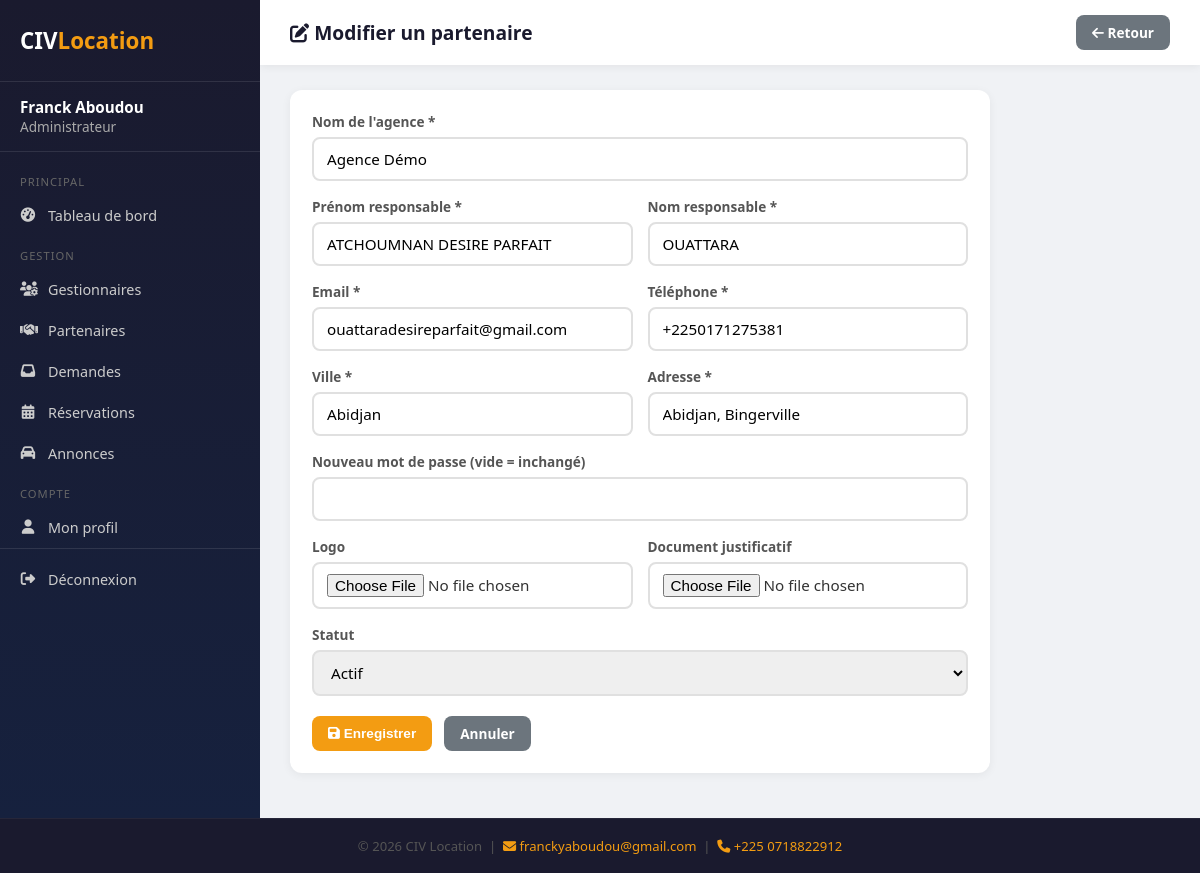
Screenshot of /gestion/partenaires/1/modifier/ (signed in) with the database file from the repository.
### gestion/models.py (models this page shows, shortened)
class UtilisateurInterne(models.Model):
    ROLE_CHOICES = [
        ('admin', 'Administrateur'),
        ('gestionnaire', 'Gestionnaire'),
    ]
    STATUT_CHOICES = [
        ('actif', 'Actif'),
        ('suspendu', 'Suspendu'),
    ]
    nom = models.CharField(max_length=100)
    prenom = models.CharField(max_length=100)
    email = models.EmailField(unique=True)
    mot_de_passe = models.CharField(max_length=255)
    telephone = models.CharField(max_length=20, blank=True)
    photo_profil = models.ImageField(upload_to='profils/', blank=True, null=True)
    role = models.CharField(max_length=20, choices=ROLE_CHOICES)
    statut = models.CharField(max_length=20, choices=STATUT_CHOICES, default='actif')
    derniere_connexion = models.DateTimeField(null=True, blank=True)
    date_creation = models.DateTimeField(default=timezone.now)
    class Meta:
        verbose_name = 'Utilisateur interne'
        verbose_name_plural = 'Utilisateurs internes'
        ordering = ['-date_creation']

### public/models.py (models this page shows, shortened)
class Partenaire(models.Model):
    STATUT_CHOICES = [
        ('en_attente', 'En attente'),
        ('actif', 'Actif'),
        ('suspendu', 'Suspendu'),
    ]
    nom_agence = models.CharField(max_length=200)
    nom_responsable = models.CharField(max_length=100)
    prenom_responsable = models.CharField(max_length=100)
    email = models.EmailField(unique=True)
    telephone = models.CharField(max_length=20)
    adresse = models.TextField()
    ville = models.CharField(max_length=100)
    logo = models.ImageField(upload_to='partenaires/logos/', blank=True, null=True)
    document_justificatif = models.FileField(upload_to='partenaires/documents/', blank=True, null=True)
    mot_de_passe = models.CharField(max_length=255)
    statut = models.CharField(max_length=20, choices=STATUT_CHOICES, default='en_attente')
    date_inscription = models.DateTimeField(default=timezone.now)
    derniere_connexion = models.DateTimeField(null=True, blank=True)
    class Meta:
        verbose_name = 'Partenaire'
        verbose_name_plural = 'Partenaires'
        ordering = ['-date_inscription']

### gestion/views.py (the view)
    def wrapper(request, *args, **kwargs):
        if not request.session.get('utilisateur_id'):
            return redirect('gestion_connexion')
        try:
            u = UtilisateurInterne.objects.get(pk=request.session['utilisateur_id'])
            if u.statut == 'suspendu' or u.role != 'admin':
                return redirect('gestion_connexion')
            request.utilisateur = u
        except UtilisateurInterne.DoesNotExist:
            request.session.flush()
            return redirect('gestion_connexion')
        return view_func(request, *args, **kwargs)

### gestion/views.py (called while the page is built, shortened)
def admin_required(view_func):
    def wrapper(request, *args, **kwargs):
        if not request.session.get('utilisateur_id'):
            return redirect('gestion_connexion')
        try:
            u = UtilisateurInterne.objects.get(pk=request.session['utilisateur_id'])
            if u.statut == 'suspendu' or u.role != 'admin':
                return redirect('gestion_connexion')
            request.utilisateur = u
        except UtilisateurInterne.DoesNotExist:
            request.session.flush()
            return redirect('gestion_connexion')
        return view_func(request, *args, **kwargs)
    return wrapper

@admin_required
def partenaire_modifier(request, pk):
    u = request.utilisateur
    p = get_object_or_404(Partenaire, pk=pk)
    erreur = None
    return render(request, 'gestion/admin/partenaire_form.html', {'utilisateur': u, 'partenaire': p, 'erreur': erreur})

### gestion/templates/gestion/admin/partenaire_form.html (shortened to what this page needs)
{% extends "gestion/base_admin.html" %}
{% block page_title %}<i class="fas fa-{% if partenaire %}edit{% else %}plus{% endif %}"></i> {% if partenaire %}Modifier{% else %}Créer{% endif %} un partenaire{% endblock %}
{% block topbar_right %}<a href="{% url 'gestion_partenaires' %}" class="btn btn-secondary"><i class="fas fa-arrow-left"></i> Retour</a>{% endblock %}
{% block content %}
    <div class="card" style="max-width:700px">
      <form method="post" enctype="multipart/form-data">
        <div class="form-groupe"><label>Nom de l'agence *</label><input type="text" name="nom_agence" value="{{ partenaire.nom_agence|default:'' }}" required></div>
        <div class="deux-cols">
          <div class="form-groupe"><label>Prénom responsable *</label><input type="text" name="prenom_responsable" value="{{ partenaire.prenom_responsable|default:'' }}" required></div>
          <div class="form-groupe"><label>Nom responsable *</label><input type="text" name="nom_responsable" value="{{ partenaire.nom_responsable|default:'' }}" required></div>
        </div>
        <div class="deux-cols">
          <div class="form-groupe"><label>Email *</label><input type="email" name="email" value="{{ partenaire.email|default:'' }}" required></div>
          <div class="form-groupe"><label>Téléphone *</label><input type="tel" name="telephone" value="{{ partenaire.telephone|default:'' }}" required></div>
        </div>
        <div class="deux-cols">
          <div class="form-groupe"><label>Ville *</label><input type="text" name="ville" value="{{ partenaire.ville|default:'' }}" required></div>
          <div class="form-groupe"><label>Adresse *</label><input type="text" name="adresse" value="{{ partenaire.adresse|default:'' }}" required></div>
        </div>
        <div class="form-groupe"><label>{% if partenaire %}Nouveau mot de passe (vide = inchangé){% else %}Mot de passe *{% endif %}</label><input type="password" name="mot_de_passe" {% if not partenaire %}required{% endif %}></div>
        <div class="deux-cols">
          <div class="form-groupe"><label>Logo</label><input type="file" name="logo" accept="image/*"></div>
          <div class="form-groupe"><label>Document justificatif</label><input type="file" name="document_justificatif"></div>
        </div>
        {% if partenaire %}
        <div class="form-groupe"><label>Statut</label>
          <select name="statut">
            <option value="actif" {% if partenaire.statut == 'actif' %}selected{% endif %}>Actif</option>
          </select>
        </div>
        {% endif %}
        <div style="display:flex;gap:12px;margin-top:20px">
          <button type="submit" class="btn btn-primary"><i class="fas fa-save"></i> Enregistrer</button>
          <a href="{% url 'gestion_partenaires' %}" class="btn btn-secondary">Annuler</a>
        </div>
      </form>
    </div>
{% endblock %}

### gestion/templates/gestion/base_admin.html (shortened to what this page needs)
<!DOCTYPE html>
<html lang="fr">
<head>
<link rel="stylesheet" href="https://cdnjs.cloudflare.com/ajax/libs/font-awesome/6.4.0/css/all.min.css">
</head>
<body>
<div class="app-wrapper">
<div class="sidebar">
  <div class="sidebar-logo">CIV<span>Location</span></div>
  <div class="sidebar-user">
    <strong>{{ utilisateur.prenom }} {{ utilisateur.nom }}</strong>
    {% if utilisateur.role == 'admin' %}Administrateur{% else %}Gestionnaire{% endif %}
  </div>
  <nav class="nav">
    {% if utilisateur.role == 'admin' %}
      <div class="nav-section">Principal</div>
      <a href="{% url 'gestion_admin_dashboard' %}" {% if request.resolver_match.url_name == 'gestion_admin_dashboard' %}class="active"{% endif %}><i class="fas fa-tachometer-alt"></i> Tableau de bord</a>
      <div class="nav-section">Gestion</div>
      <a href="{% url 'gestion_gestionnaires' %}" {% if request.resolver_match.url_name == 'gestion_gestionnaires' %}class="active"{% endif %}><i class="fas fa-users-cog"></i> Gestionnaires</a>
      <a href="{% url 'gestion_partenaires' %}" {% if request.resolver_match.url_name == 'gestion_partenaires' %}class="active"{% endif %}><i class="fas fa-handshake"></i> Partenaires</a>
      <a href="{% url 'gestion_demandes_partenaires' %}" {% if request.resolver_match.url_name == 'gestion_demandes_partenaires' %}class="active"{% endif %}><i class="fas fa-inbox"></i> Demandes</a>
      <a href="{% url 'gestion_reservations' %}" {% if request.resolver_match.url_name == 'gestion_reservations' %}class="active"{% endif %}><i class="fas fa-calendar-alt"></i> Réservations</a>
      <a href="{% url 'gestion_annonces' %}" {% if request.resolver_match.url_name == 'gestion_annonces' %}class="active"{% endif %}><i class="fas fa-car"></i> Annonces</a>
    {% endif %}
    <div class="nav-section">Compte</div>
    <a href="{% url 'gestion_profil' %}" {% if request.resolver_match.url_name == 'gestion_profil' %}class="active"{% endif %}><i class="fas fa-user"></i> Mon profil</a>
    <div class="nav-deconnexion">
      <a href="{% url 'gestion_deconnexion' %}"><i class="fas fa-sign-out-alt"></i> Déconnexion</a>
    </div>
  </nav>
</div>
<div class="main">
  <div class="topbar">
    <h1>{% block page_title %}<i class="fas fa-home"></i> Tableau de bord{% endblock %}</h1>
    {% block topbar_right %}<span class="badge-role">{% if utilisateur.role == 'admin' %}<i class="fas fa-crown"></i> Administrateur{% else %}<i class="fas fa-user-tie"></i> Gestionnaire{% endif %}</span>{% endblock %}
  </div>
  <div class="content">
    {% block content %}{% endblock %}
  </div>
</div>
</div>
<footer class="footer-interne">
  <p>© 2026 CIV Location &nbsp;|&nbsp;
  <a href="mailto:franckyaboudou@gmail.com"><i class="fas fa-envelope"></i> franckyaboudou@gmail.com</a>
  &nbsp;|&nbsp;
  <a href="tel:+2250718822912"><i class="fas fa-phone"></i> +225 0718822912</a>
  </p>
</footer>
</body>
</html>

### rows the page displays
UtilisateurInterne: prenom "Franck", nom "Aboudou"
Partenaire: nom_agence "Agence Démo", prenom_responsable "ATCHOUMNAN DESIRE PARFAIT", nom_responsable "OUATTARA", email "ouattaradesireparfait@gmail.com", telephone "+2250171275381", ville "Abidjan", adresse "Abidjan, Bingerville", statut "Actif"
